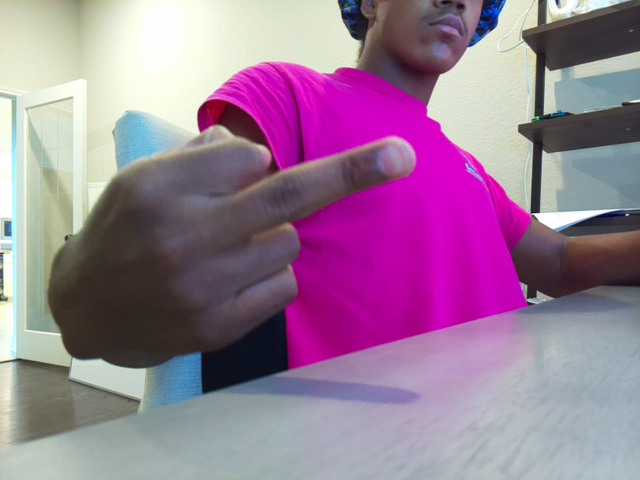
#> input picture repos/CameraCalibration/Calimages0.png, 640 x 480 px; its folder holds only this picture in this run
$ python module2.py
#> lines starting #> are read from the running program, lines starting #| are printed output that depends on the picture
import numpy as np
import cv2 as cv
import glob
import pickle


################ FIND CHESSBOARD CORNERS - OBJECT POINTS AND IMAGE POINTS #############################

chessboardSize = (10,7)
frameSize = (1920,1080)


# termination criteria
criteria = (cv.TERM_CRITERIA_EPS + cv.TERM_CRITERIA_MAX_ITER, 30, 0.001)


# prepare object points, like (0,0,0), (1,0,0), (2,0,0) ....,(6,5,0)
objp = np.zeros((chessboardSize[0] * chessboardSize[1], 3), np.float32)
objp[:,:2] = np.mgrid[0:chessboardSize[0],0:chessboardSize[1]].T.reshape(-1,2)

size_of_chessboard_squares_mm = 12.5
objp = objp * size_of_chessboard_squares_mm


# Arrays to store object points and image points from all the images.
objpoints = [] # 3d point in real world space
imgpoints = [] # 2d points in image plane.


images = glob.glob('*.png')

for image in images:

    img = cv.imread(image)
#> img is the input picture: shape (480, 640, 3); mean B, G, R 151, 123.2, 154.3
    gray = cv.cvtColor(img, cv.COLOR_BGR2GRAY)
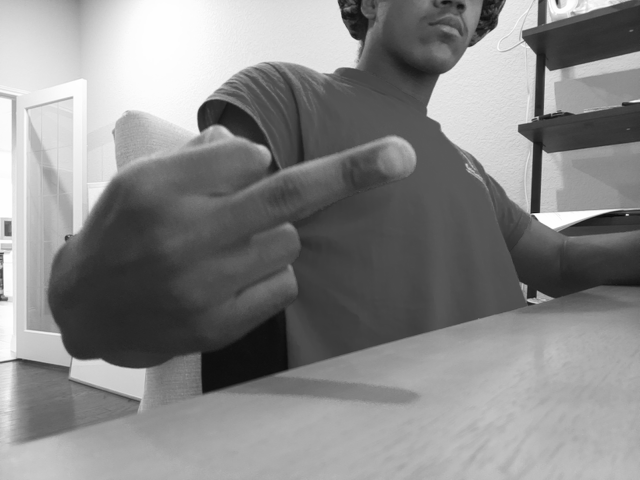
#> gray: shape (480, 640); min 9, max 255, mean 135.7

    # Find the chess board corners
    ret, corners = cv.findChessboardCorners(gray, chessboardSize, None)
#> ret = False; corners = None
    cv.imshow('img', img)

# [13 lines of commented-out code are left out]
